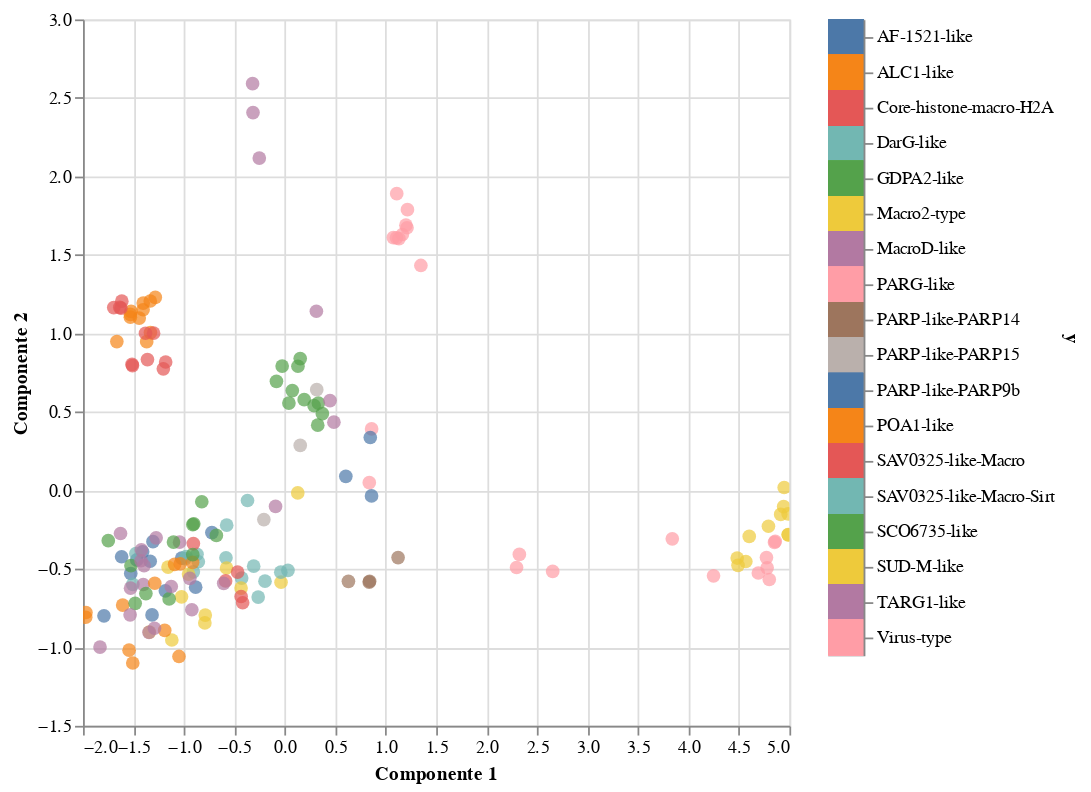

Write notebook code for a chart like this one.
### Code cell
plot_multidimensional(embs, df["Tipo de Macro"], method="pca")

### Figure 1 — Vega-Lite specification as saved in the notebook (floating-point values rounded to 4 significant figures; data arrays with more than 128 entries replaced by an {"elided": "..."} marker saying what was removed)
{"config": {"view": {"continuousWidth": 400, "continuousHeight": 300}}, "hconcat": [{"mark": {"type": "circle", "size": 60}, "encoding": {"color": {"condition": {"type": "nominal", "field": "y", "legend": null, "selection": "selector001"}, "value": "lightgray"}, "tooltip": {"type": "nominal", "field": "y"}, "x": {"type": "quantitative", "field": "Componente 1"}, "y": {"type": "quantitative", "field": "Componente 2"}}, "height": 400, "selection": {"selector001": {"type": "multi", "fields": ["y"]}, "selector002": {"type": "interval", "bind": "scales", "encodings": ["x", "y"]}}, "width": 400}, {"mark": "rect", "encoding": {"color": {"condition": {"type": "nominal", "field": "y", "legend": null, "selection": "selector001"}, "value": "lightgray"}, "y": {"type": "nominal", "axis": {"orient": "right"}, "field": "y"}}, "selection": {"selector001": {"type": "multi", "fields": ["y"]}}}], "data": {"name": "data-8ff164ef98db97409bb24aa71622305e"}, "$schema": "https://vega.github.io/schema/vega-lite/v4.8.1.json", "datasets": {"data-8ff164ef98db97409bb24aa71622305e": {"elided": "165 records"}}}
